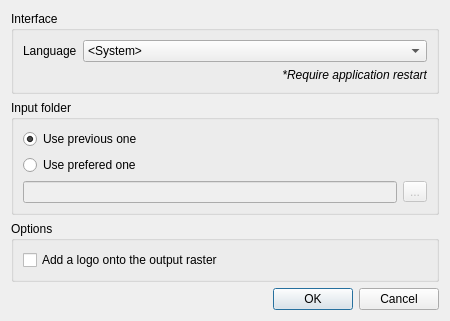
<?xml version="1.0" encoding="UTF-8"?>
<ui version="4.0">
 <class>SettingsWindow</class>
 <widget class="QDialog" name="SettingsWindow">
  <property name="windowModality">
   <enum>Qt::ApplicationModal</enum>
  </property>
  <property name="minimumSize">
   <size>
    <width>450</width>
    <height>0</height>
   </size>
  </property>
  <property name="windowTitle">
   <string>Settings</string>
  </property>
  <property name="windowIcon">
   <iconset>
    <normaloff>:/icons/MSUProj</normaloff>:/icons/MSUProj</iconset>
  </property>
  <layout class="QVBoxLayout" name="verticalLayout">
   <item>
    <widget class="QGroupBox" name="languageBox">
     <property name="sizePolicy">
      <sizepolicy hsizetype="Preferred" vsizetype="Fixed">
       <horstretch>0</horstretch>
       <verstretch>0</verstretch>
      </sizepolicy>
     </property>
     <property name="title">
      <string>Interface</string>
     </property>
     <layout class="QFormLayout" name="formLayout_2">
      <item row="0" column="1">
       <widget class="QComboBox" name="langBox">
        <item>
         <property name="text">
          <string>&lt;System&gt;</string>
         </property>
        </item>
        <item>
         <property name="text">
          <string>&lt;Default&gt;</string>
         </property>
        </item>
       </widget>
      </item>
      <item row="1" column="1">
       <widget class="QLabel" name="langRestartLabel">
        <property name="font">
         <font>
          <italic>true</italic>
         </font>
        </property>
        <property name="text">
         <string>*Require application restart</string>
        </property>
        <property name="alignment">
         <set>Qt::AlignRight|Qt::AlignTrailing|Qt::AlignVCenter</set>
        </property>
       </widget>
      </item>
      <item row="0" column="0">
       <widget class="QLabel" name="langLabel">
        <property name="text">
         <string>Language</string>
        </property>
       </widget>
      </item>
     </layout>
    </widget>
   </item>
   <item>
    <widget class="QGroupBox" name="inputDirBox">
     <property name="sizePolicy">
      <sizepolicy hsizetype="Preferred" vsizetype="Fixed">
       <horstretch>0</horstretch>
       <verstretch>0</verstretch>
      </sizepolicy>
     </property>
     <property name="toolTip">
      <string>A start path for file selection dialogs</string>
     </property>
     <property name="title">
      <string>Input folder</string>
     </property>
     <layout class="QVBoxLayout" name="verticalLayout_2">
      <item>
       <widget class="QRadioButton" name="preferedPreviousButton">
        <property name="toolTip">
         <string>Use a previously selected folder</string>
        </property>
        <property name="text">
         <string>Use previous one</string>
        </property>
        <property name="checked">
         <bool>true</bool>
        </property>
       </widget>
      </item>
      <item>
       <widget class="QRadioButton" name="inputPathPreferedButton">
        <property name="toolTip">
         <string>Use a prefered folder</string>
        </property>
        <property name="text">
         <string>Use prefered one</string>
        </property>
       </widget>
      </item>
      <item>
       <layout class="QHBoxLayout" name="inputPath">
        <item>
         <widget class="QLineEdit" name="inputPathEdit">
          <property name="enabled">
           <bool>false</bool>
          </property>
          <property name="toolTip">
           <string>Prefered input path</string>
          </property>
          <property name="clearButtonEnabled">
           <bool>true</bool>
          </property>
         </widget>
        </item>
        <item>
         <widget class="QToolButton" name="inputPathButton">
          <property name="enabled">
           <bool>false</bool>
          </property>
          <property name="toolTip">
           <string>Select prefered input folder</string>
          </property>
          <property name="text">
           <string notr="true">...</string>
          </property>
         </widget>
        </item>
       </layout>
      </item>
     </layout>
    </widget>
   </item>
   <item>
    <widget class="QGroupBox" name="optionsBox">
     <property name="title">
      <string>Options</string>
     </property>
     <layout class="QVBoxLayout" name="verticalLayout_3">
      <item>
       <widget class="QCheckBox" name="enableLogoBox">
        <property name="text">
         <string>Add a logo onto the output raster</string>
        </property>
       </widget>
      </item>
     </layout>
    </widget>
   </item>
   <item>
    <spacer name="verticalSpacer">
     <property name="orientation">
      <enum>Qt::Vertical</enum>
     </property>
     <property name="sizeType">
      <enum>QSizePolicy::Expanding</enum>
     </property>
     <property name="sizeHint" stdset="0">
      <size>
       <width>0</width>
       <height>0</height>
      </size>
     </property>
    </spacer>
   </item>
   <item>
    <widget class="QDialogButtonBox" name="buttonBox">
     <property name="orientation">
      <enum>Qt::Horizontal</enum>
     </property>
     <property name="standardButtons">
      <set>QDialogButtonBox::Cancel|QDialogButtonBox::Ok</set>
     </property>
    </widget>
   </item>
  </layout>
 </widget>
 <resources/>
 <connections>
  <connection>
   <sender>buttonBox</sender>
   <signal>accepted()</signal>
   <receiver>SettingsWindow</receiver>
   <slot>accept()</slot>
   <hints>
    <hint type="sourcelabel">
     <x>248</x>
     <y>254</y>
    </hint>
    <hint type="destinationlabel">
     <x>157</x>
     <y>274</y>
    </hint>
   </hints>
  </connection>
  <connection>
   <sender>buttonBox</sender>
   <signal>rejected()</signal>
   <receiver>SettingsWindow</receiver>
   <slot>reject()</slot>
   <hints>
    <hint type="sourcelabel">
     <x>316</x>
     <y>260</y>
    </hint>
    <hint type="destinationlabel">
     <x>286</x>
     <y>274</y>
    </hint>
   </hints>
  </connection>
 </connections>
</ui>
